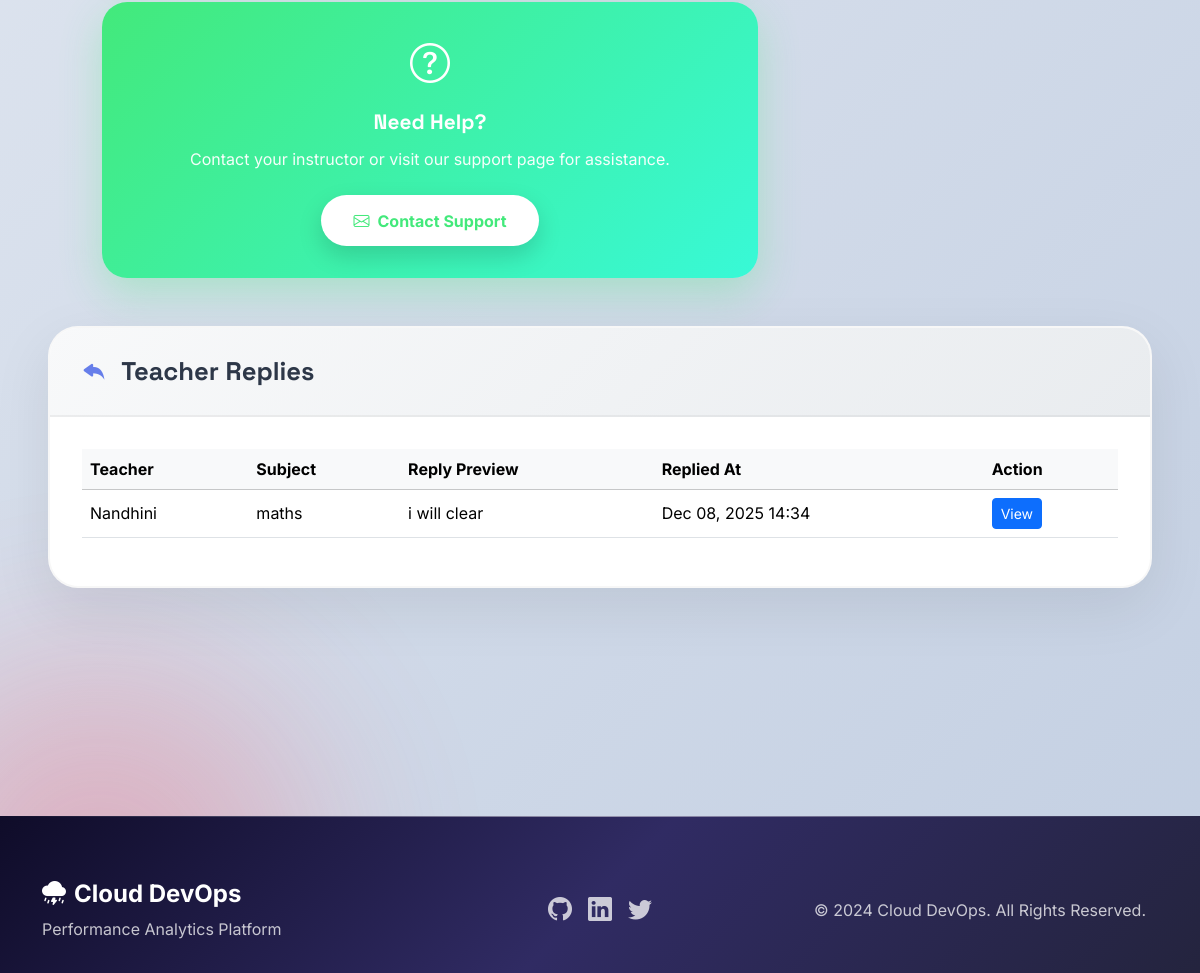
/student-dashboard/ (signed in, lower part), run on an earlier commit of the app's database.
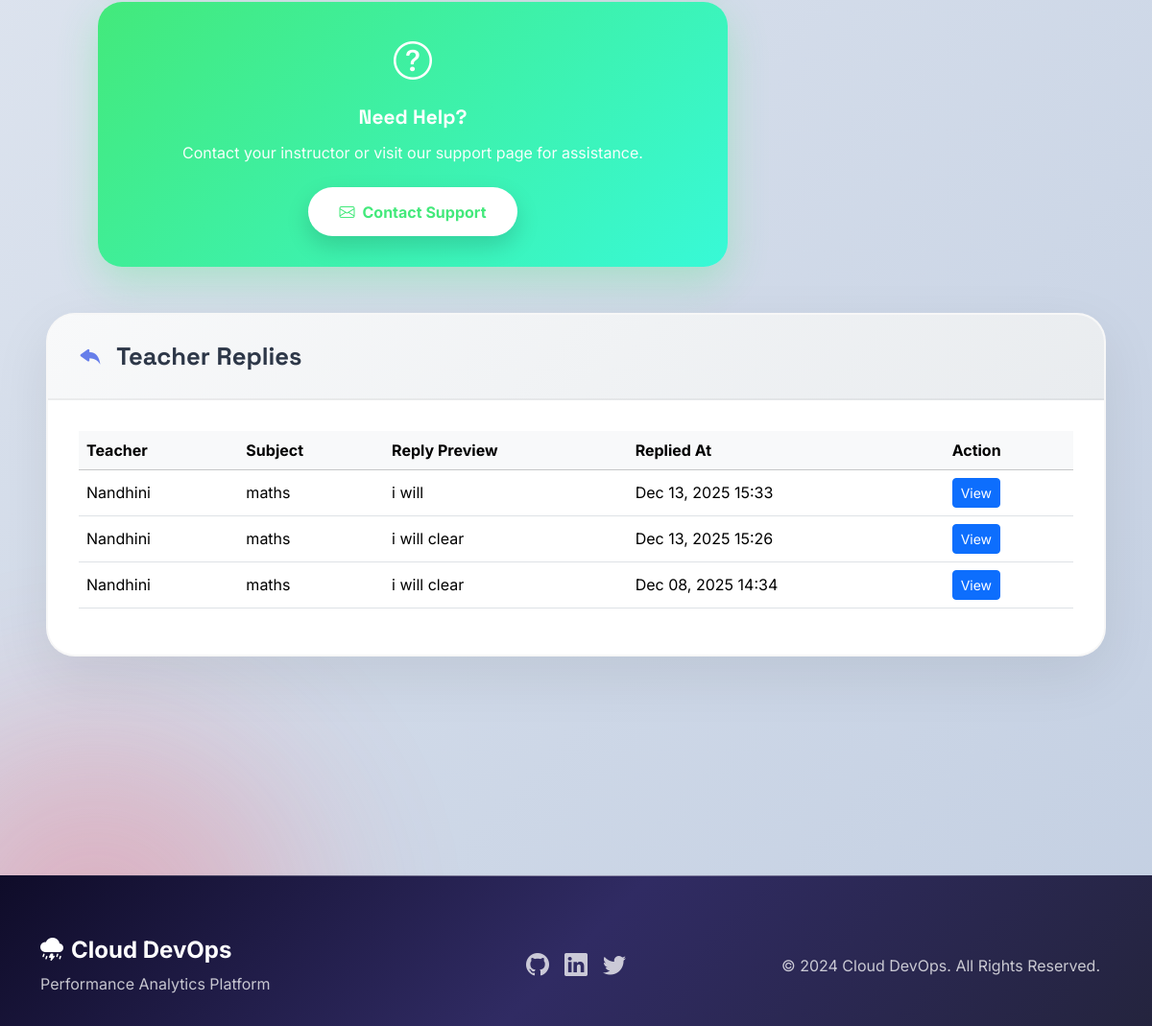
And on a later commit of the database.
### exams/models.py (models this page shows, shortened)
class TeacherReply(models.Model):
    message = models.ForeignKey(
        TeacherMessage,
        on_delete=models.CASCADE,
        related_name='teacher_replies'  # <-- changed to avoid clash
    )
    teacher = models.ForeignKey(User, on_delete=models.CASCADE)
    message_text = models.TextField()
    created_at = models.DateTimeField(auto_now_add=True)

class TeacherMessage(models.Model):
    sender = models.ForeignKey(User, on_delete=models.CASCADE, related_name='sent_messages')
    teacher = models.ForeignKey(User, on_delete=models.CASCADE, related_name='received_messages')
    subject = models.CharField(max_length=200)
    message = models.TextField()
    created_at = models.DateTimeField(auto_now_add=True)
    is_read = models.BooleanField(default=False)
    parent = models.ForeignKey(
        'self', null=True, blank=True,
        on_delete=models.CASCADE,
        related_name='child_messages'  # <-- changed to avoid clash
    )

### exams/views.py (the view)
# urls.py: path('student-dashboard/', views.student_dashboard, name='student_dashboard'),
@login_required
@student_required
def student_dashboard(request):
    now = timezone.now()
    completed_attempts = ExamAttempt.objects.filter(
        student=request.user,
        status='completed'  # ✅ FIXED: Match what submit_exam saves
    ).select_related('exam', 'exam__subject').order_by('-submitted_at')
    completed_exam_ids = completed_attempts.values_list('exam_id', flat=True)
    exams_not_attempted = Exam.objects.filter(is_active=True).exclude(
        id__in=completed_exam_ids
    )
    available_exams = exams_not_attempted.filter(
        start_time__lte=now,
        end_time__gte=now
    ).order_by('start_time')
    upcoming_exams = exams_not_attempted.filter(
        start_time__gt=now
    ).order_by('start_time')
    ended_exams = exams_not_attempted.filter(
        end_time__lt=now
    ).order_by('-end_time')
    student_messages = TeacherMessage.objects.filter(
        sender=request.user
    ).order_by('-created_at')
    teacher_replies = TeacherReply.objects.filter(
        message__sender=request.user
    ).select_related('teacher', 'message').order_by('-created_at')
    context = {
        'now': now,
        'available_exams': available_exams,
        'upcoming_exams': upcoming_exams,
        'ended_exams': ended_exams,
        'completed_attempts': completed_attempts,  # ✅ This is all you need
        'student_messages': student_messages,
        'teacher_replies': teacher_replies,
    }
    return render(request, 'exams/student_dashboard.html', context)

### exams/models.py (called while the page is built)
    def __str__(self):
        return f"{self.code} - {self.name}"

    @property
    def percentage(self):
        total_marks = sum(q.marks for q in self.exam.questions.all())
        if total_marks == 0:
            return 0
        return round((self.score / total_marks) * 100, 2)

    @property
    def total_marks(self):
        return sum(q.marks for q in self.exam.questions.all())

### exams/templates/exams/student_dashboard.html (shortened to what this page needs)
{% extends 'base.html' %}
{% load static %}
{% block content %}
<div class="container-fluid px-4">
    <div class="row g-4 mt-4">
        <div class="col-lg-8">
            <div class="help-card" data-aos="fade-left" data-aos-delay="200">
                <i class="bi bi-question-circle fs-1 mb-3 d-block"></i>
                <h6>Need Help?</h6>
                <p>Contact your instructor or visit our support page for assistance.</p>
                <a href="{% url 'contact' %}" class="help-btn">
                    <i class="bi bi-envelope me-2"></i>Contact Support
                </a>
            </div>
        </div>
<div class="col-lg-4">
</div>
        </div>
    </div>
</div>
<div class="section-card-modern mt-5 mx-5" data-aos="fade-up">
    <div class="section-header-modern">
        <h5 class="section-title-modern">
            <i class="bi bi-reply-fill"></i>
            Teacher Replies
        </h5>
    </div>
    <div class="section-body-modern">
        {% if teacher_replies %}
            <div class="table-responsive">
                <table class="table table-hover align-middle">
                    <thead class="table-light">
                        <tr>
                            <th>Teacher</th>
                            <th>Subject</th>
                            <th>Reply Preview</th>
                            <th>Replied At</th>
                            <th>Action</th>
                        </tr>
                    </thead>
                    <tbody>
                    {% for reply in teacher_replies %}
                        <tr>
                            <td>{{ reply.teacher.get_full_name|default:reply.teacher.username }}</td>
                            <td>{{ reply.message.subject|default:"General" }}</td>
                            <td>{{ reply.message_text|truncatechars:40 }}</td>
                            <td>{{ reply.created_at|date:"M d, Y H:i" }}</td>
                            <td>
                                <button class="btn btn-sm btn-primary"
                                    data-bs-toggle="modal"
                                    data-bs-target="#replyModal{{ reply.id }}">
                                    View
                                </button>
                            </td>
                        </tr>
                    {% endfor %}
                    </tbody>
                </table>
            </div>
        {% endif %}
    </div>
</div>
{% endblock %}

### exams/templates/base.html (shortened to what this page needs)
{% load static %}
<!DOCTYPE html>
<html lang="en">
<head>
    <link href="https://cdn.jsdelivr.net/npm/bootstrap@5.3.3/dist/css/bootstrap.min.css" rel="stylesheet">
    <link href="https://cdn.jsdelivr.net/npm/bootstrap-icons@1.11.3/font/bootstrap-icons.css" rel="stylesheet">
    <link rel="stylesheet" href="https://cdn.jsdelivr.net/npm/aos@2.3.4/dist/aos.css">
</head>
<body>
    <div class="gradient-orb orb-2"></div>
    <main class="main-content">
        <div class="container px-4 px-lg-5">
            {% block content %}{% endblock %}
    </main>
    <footer class="footer-modern text-white text-center">
        <div class="container">
            <div class="row align-items-center">
                <div class="col-md-4 mb-4 mb-md-0 text-md-start">
                    <h4 class="fw-bold mb-2">
                        <i class="bi bi-cloud-lightning-rain-fill me-2"></i>Cloud DevOps
                    </h4>
                    <p class="opacity-75 mb-0">Performance Analytics Platform</p>
                </div>
                <div class="col-md-4 mb-4 mb-md-0">
                    <div class="d-flex gap-3 justify-content-center">
                        <a href="#" class="text-white opacity-75" style="text-decoration: none; transition: opacity 0.3s;" onmouseover="this.style.opacity='1'" onmouseout="this.style.opacity='0.75'">
                            <i class="bi bi-github fs-4"></i>
                        </a>
                        <a href="#" class="text-white opacity-75" style="text-decoration: none; transition: opacity 0.3s;" onmouseover="this.style.opacity='1'" onmouseout="this.style.opacity='0.75'">
                            <i class="bi bi-linkedin fs-4"></i>
                        </a>
                        <a href="#" class="text-white opacity-75" style="text-decoration: none; transition: opacity 0.3s;" onmouseover="this.style.opacity='1'" onmouseout="this.style.opacity='0.75'">
                            <i class="bi bi-twitter fs-4"></i>
                        </a>
                    </div>
                </div>
                <div class="col-md-4">
                    <p class="mb-0 opacity-75">&copy; 2024 Cloud DevOps. All Rights Reserved.</p>
                </div>
            </div>
        </div>
    </footer>
</body>
</html>

### exams/templates/base.html (style rules this page uses)
:root { --primary-gradient: linear-gradient(135deg, #667eea 0%, #764ba2 100%); --secondary-gradient: linear-gradient(135deg, #f093fb 0%, #f5576c 100%); --success-gradient: linear-gradient(135deg, #4facfe 0%, #00f2fe 100%); --info-gradient: linear-gradient(135deg, #43e97b 0%, #38f9d7 100%); --warning-gradient: linear-gradient(135deg, #fa709a 0%, #fee140 100%); --dark-gradient: linear-gradient(135deg, #1e3c72 0%, #2a5298 100%); --glass: rgba(255,255,255,0.1); --glass-border: rgba(255,255,255,0.2); --shadow-lg: 0 20px 60px rgba(0,0,0,0.15); --shadow-xl: 0 30px 80px rgba(0,0,0,0.2); }
* { margin: 0; padding: 0; box-sizing: border-box; }
body { font-family: 'Inter', -apple-system, BlinkMacSystemFont, sans-serif; background: linear-gradient(135deg, #f5f7fa 0%, #c3cfe2 100%); min-height: 100vh; overflow-x: hidden; position: relative; }
.gradient-orb { position: fixed; border-radius: 50%; filter: blur(80px); opacity: 0.4; z-index: -1; animation: drift 20s ease-in-out infinite; }
.orb-2 { width: 500px; height: 500px; background: radial-gradient(circle, #f5576c, transparent); bottom: -150px; left: -150px; animation-delay: 5s; }
.main-content { padding-top: 120px !important; padding-bottom: 100px !important; position: relative; z-index: 1; min-height: calc(100vh - 200px); }
.footer-modern { background: linear-gradient(135deg, #0f0c29 0%, #302b63 50%, #24243e 100%) !important; margin-top: 6rem; padding: 4rem 0 2rem; position: relative; overflow: hidden; }
.footer-modern::before { content: ''; position: absolute; top: 0; left: 0; right: 0; height: 1px; background: linear-gradient(90deg, transparent, rgba(255,255,255,0.5), transparent); }

### exams/templates/exams/student_dashboard.html (style rules this page uses)
.section-card-modern { background: white; border-radius: 30px; box-shadow: 0 20px 60px rgba(0,0,0,0.08); margin-bottom: 2rem; overflow: hidden; border: 2px solid rgba(0,0,0,0.03); }
.section-header-modern { background: linear-gradient(135deg, #f8f9fa 0%, #e9ecef 100%); padding: 1.75rem 2rem; border-bottom: 2px solid rgba(0,0,0,0.05); display: flex; justify-content: space-between; align-items: center; }
.section-title-modern { font-family: 'Space Grotesk', sans-serif; font-size: 1.6rem; font-weight: 800; color: #2d3748; margin: 0; }
.section-title-modern i { color: #667eea; margin-right: 0.5rem; }
.section-body-modern { padding: 2rem; }
.help-card { background: var(--info-gradient); border-radius: 25px; padding: 2rem; text-align: center; color: white; box-shadow: 0 15px 40px rgba(67,233,123,0.3); }
.help-card h6 { font-family: 'Space Grotesk', sans-serif; font-weight: 700; font-size: 1.3rem; margin-bottom: 0.75rem; }
.help-card p { font-size: 1rem; opacity: 0.95; margin-bottom: 1.5rem; }
.help-btn { background: white; color: #43e97b; padding: 0.85rem 2rem; border-radius: 100px; font-weight: 700; text-decoration: none; display: inline-block; transition: all 0.4s; box-shadow: 0 10px 25px rgba(0,0,0,0.15); }
.section-card-modern { position: relative; }
.section-card-modern::after { content: ''; position: absolute; bottom: 0; left: 0; right: 0; height: 40px; background: linear-gradient(to bottom, transparent, white); pointer-events: none; border-radius: 0 0 30px 30px; }

What changed in the data, as far as the page shows it:
added TeacherReply: teacher.get_full_name "Nandhini", message.subject "maths", message_text "i will", created_at "Dec 13, 2025 15:33"
added TeacherReply: teacher.get_full_name "Nandhini", message.subject "maths", message_text "i will clear", created_at "Dec 13, 2025 15:26"
